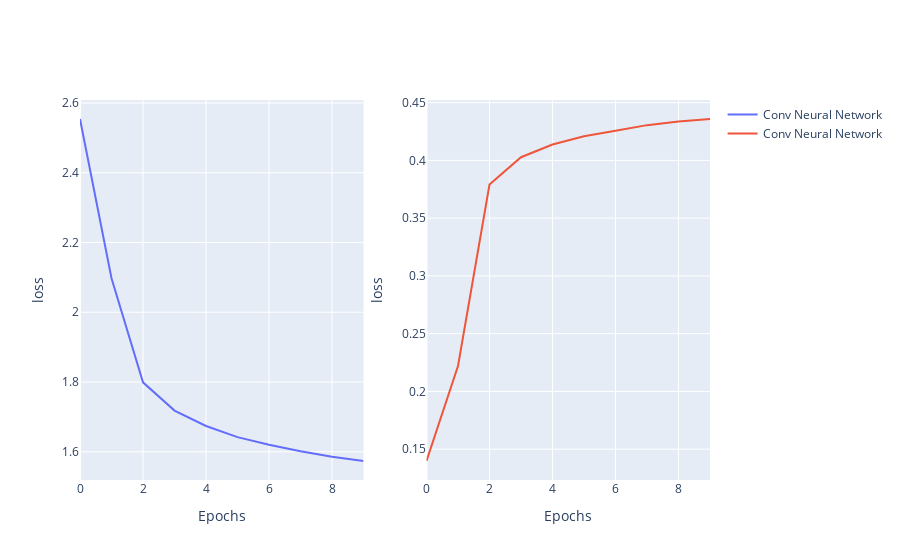

Notebook cell for this chart:
### Code cell
fig = add_history_traces(fig, history, 'Deep Neural Network')
fig = add_history_traces(fig, historyC, 'Conv Neural Network')
fig.show()

### Figure 1 — Plotly figure (JSON) as saved in the notebook; plotly's stock layout.template omitted (floating-point values rounded to 4 significant figures)
{"data": [{"mode": "lines", "name": "Conv Neural Network", "type": "scatter", "xaxis": "x", "y": [2.554, 2.098, 1.799, 1.718, 1.674, 1.642, 1.62, 1.601, 1.586, 1.574], "yaxis": "y"}, {"mode": "lines", "name": "Conv Neural Network", "type": "scatter", "xaxis": "x2", "y": [0.1398, 0.222, 0.3791, 0.4027, 0.4138, 0.421, 0.4257, 0.4305, 0.4336, 0.4358], "yaxis": "y2"}], "layout": {"xaxis": {"anchor": "y", "domain": [0, 0.45], "title": {"text": "Epochs"}}, "xaxis2": {"anchor": "y2", "domain": [0.55, 1], "title": {"text": "Epochs"}}, "yaxis": {"anchor": "x", "domain": [0, 1], "title": {"text": "loss"}}, "yaxis2": {"anchor": "x2", "domain": [0, 1], "title": {"text": "loss"}}}}
